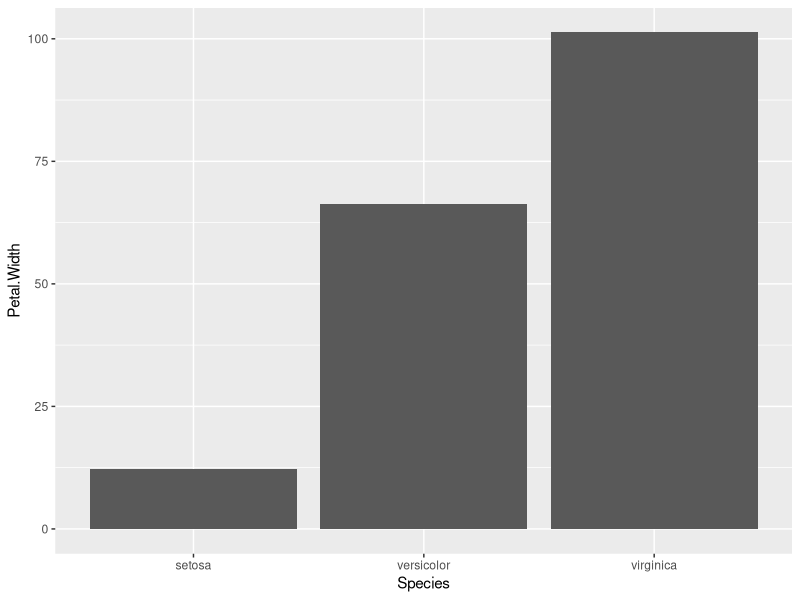

R code for this plot:
library(datasets)
library(tidyverse)
#library(help = "datasets")

test_data <- datasets::iris %>% as_tibble()
test_data$Species = as.character(test_data$Species)


#DATABASE CONNECTION STARTS
#_______________________________________________________________________

#DATA CLEANSING
#_______________________________________________________________________

#OUTLIER DETECTION
#_______________________________________________________________________

#SCALING OF VARIABLES
#_______________________________________________________________________

#HYPERPARAMETER TUNING
#_______________________________________________________________________

#MODEL TRAINING
#_______________________________________________________________________

#MODEL VALID
#_______________________________________________________________________


#VISUALIZATION
#_______________________________________________________________________

p = ggplot(data = test_data, aes(x = Species, y= Petal.Width))
p_2 = p + geom_bar(stat = "identity")
print(p_2)
